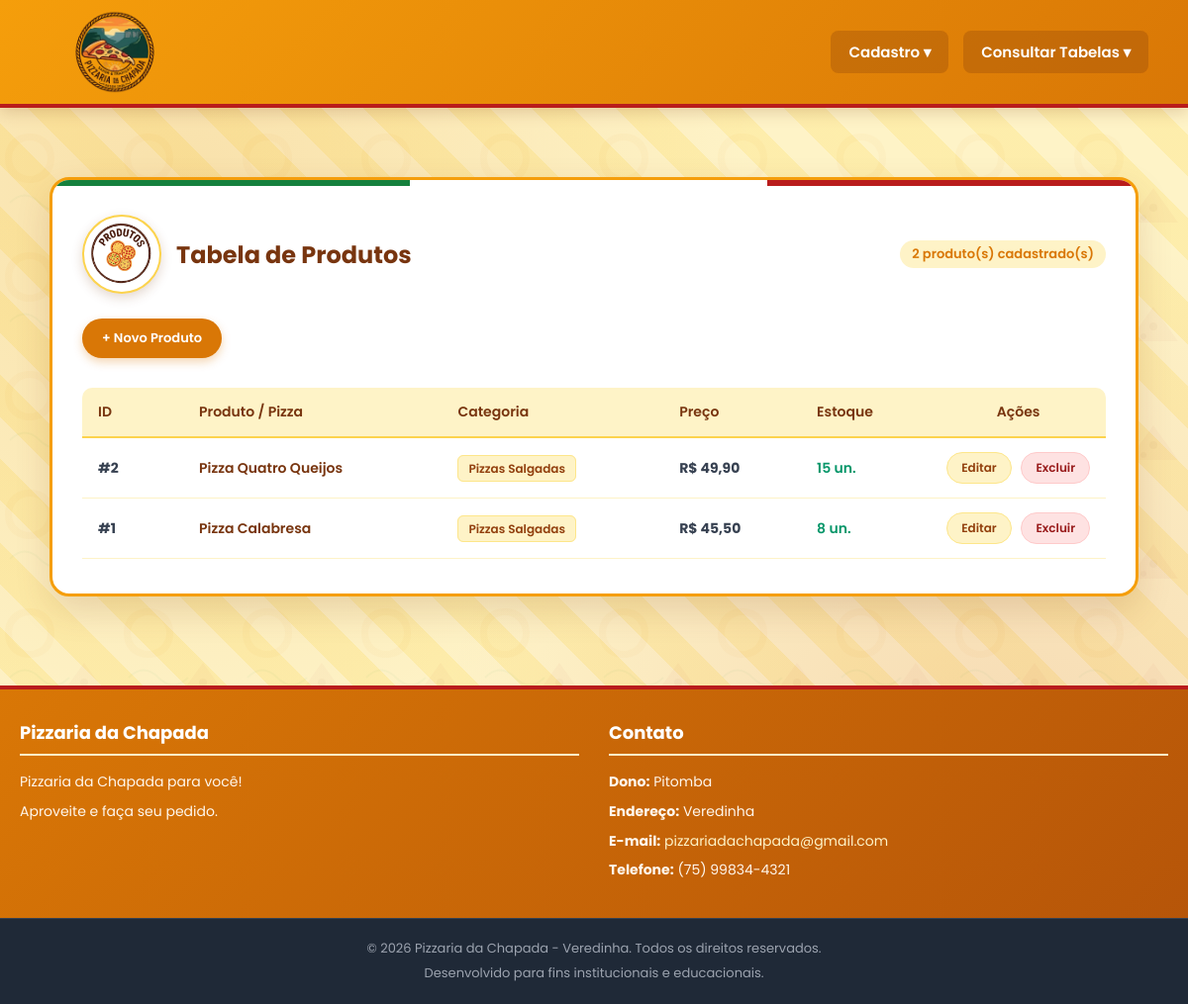
The app's page /consultar_produto.php, older data.
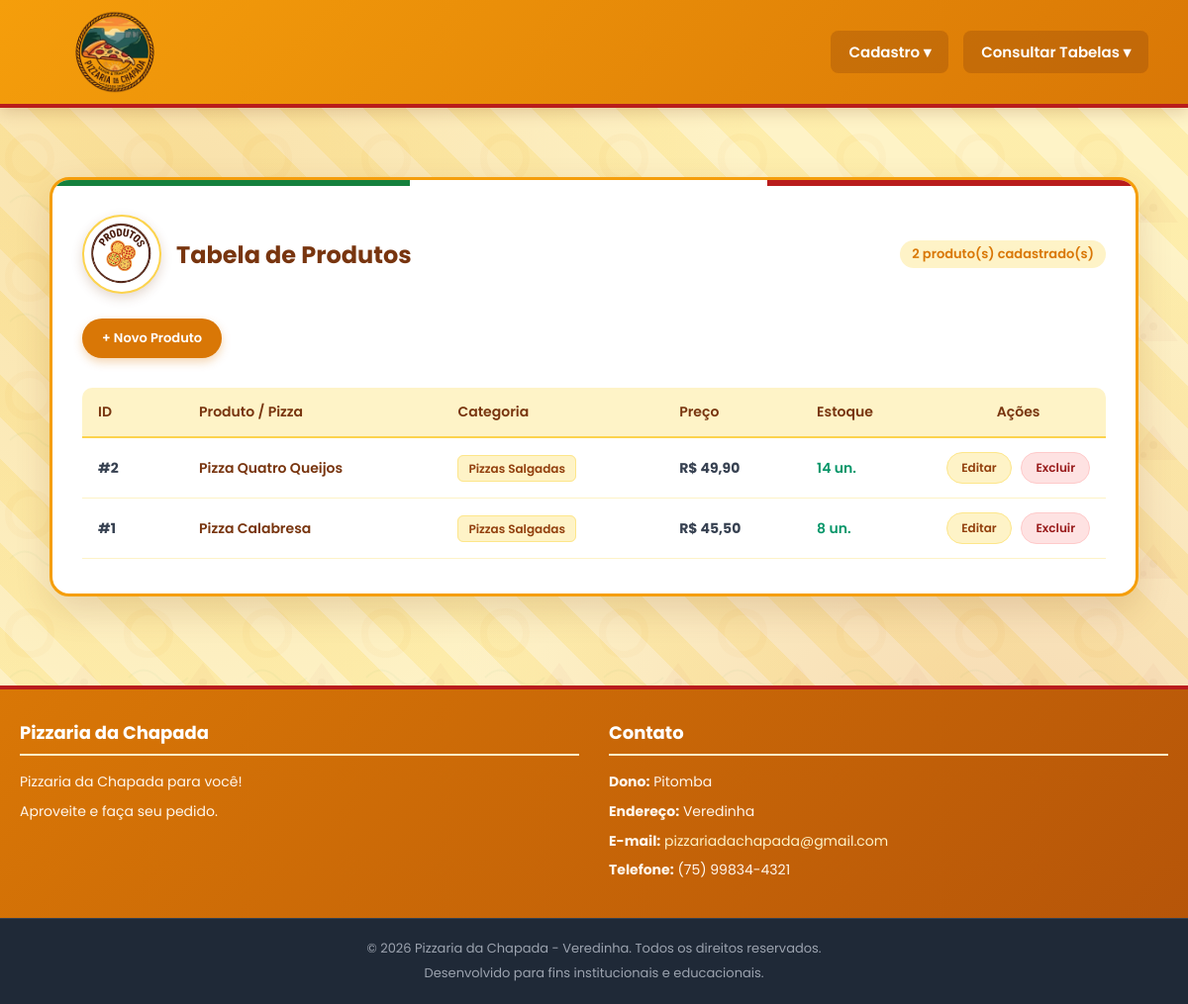
The same page, newer data.
### tables this page shows
CREATE TABLE IF NOT EXISTS produto (
    id INT PRIMARY KEY AUTO_INCREMENT,
    nome VARCHAR(150) NOT NULL,
    preco DECIMAL(10, 2) NOT NULL,
    estoque INT NOT NULL DEFAULT 0,
    id_categoria INT NOT NULL,
    FOREIGN KEY (id_categoria) REFERENCES categoria(id) ON UPDATE CASCADE
);

CREATE TABLE IF NOT EXISTS categoria (
    id INT PRIMARY KEY AUTO_INCREMENT,
    nome VARCHAR(100) NOT NULL,
    descricao TEXT
);

### consultar_produto.php (the view, shortened to what this page needs)
<?php
include "conexao.php";
$sql = "SELECT p.id, p.nome, p.preco, p.estoque, c.nome AS categoria_nome
        FROM produto p
        LEFT JOIN categoria c ON p.id_categoria = c.id
        ORDER BY p.id DESC";
$resultado = mysqli_query($conexao, $sql);
$total_prod = ($resultado) ? mysqli_num_rows($resultado) : 0;
?>
<!DOCTYPE html>
<html lang="pt-br">
<head>
    <link rel="stylesheet" href="style.css?v=7.0">
</head>
<body class="bg-pizzaria">
    <?php include 'Menu1.php'; ?>
    <div class="main-wrapper">
        <div class="table-card-container">
            <div class="table-header-flex" style="margin-bottom: 25px;">
                <div class="title-with-logo">
                    <img src="Produtos.png" alt="Logo Produtos" class="section-logo">
                    <h2>Tabela de Produtos</h2>
                </div>
                <span class="badge-count"><?= $total_prod ?> produto(s) cadastrado(s)</span>
            </div>
            <div class="table-actions-bar" style="margin-top: 15px; margin-bottom: 30px;">
                <a href="form_cad_produto.php" class="btn-dominos btn-primary">+ Novo Produto</a>
            </div>
            <div class="table-responsive">
                <table class="modern-table">
                    <thead>
                        <tr>
                            <th style="width: 70px;">ID</th>
                            <th>Produto / Pizza</th>
                            <th>Categoria</th>
                            <th>Preço</th>
                            <th>Estoque</th>
                            <th style="width: 120px; text-align: center;">Ações</th>
                        </tr>
                    </thead>
                    <tbody>
                        <?php if ($total_prod > 0): ?>
                            <?php while ($linha = mysqli_fetch_assoc($resultado)): ?>
                                <tr>
                                    <td><strong>#<?= $linha['id'] ?></strong></td>
                                    <td><span class="category-name"><?= htmlspecialchars($linha['nome']) ?></span></td>
                                    <td>
                                        <span style="background-color: #fef3c7; color: #92400e; padding: 4px 10px; border-radius: 6px; font-size: 12px; font-weight: 600; border: 1px solid #fde68a;">
                                            <?= htmlspecialchars($linha['categoria_nome'] ?: 'Sem categoria') ?>
                                        </span>
                                    </td>
                                    <td><strong>R$ <?= number_format($linha['preco'], 2, ',', '.') ?></strong></td>
                                    <td>
                                        <?php if ($linha['estoque'] > 0): ?>
                                            <span style="color: #059669; font-weight: 600;"><?= $linha['estoque'] ?> un.</span>
                                        <?php else: ?>
                                            <span style="color: #dc2626; font-weight: 600;">Esgotado</span>
                                        <?php endif; ?>
                                    </td>
                                    <td style="text-align: center; white-space: nowrap;">
                                        <a href="editar.php?tabela=produto&id=<?= $linha['id'] ?>" class="btn-action-edit">Editar</a>
                                        <a href="excluir.php?tabela=produto&id=<?= $linha['id'] ?>" class="btn-action-danger" onclick="return confirm('Deseja realmente excluir este produto?');">Excluir</a>
                                    </td>
                                </tr>
                            <?php endwhile; ?>
                        <?php endif; ?>
                    </tbody>
                </table>
            </div>
        </div>
    </div>
    <?php include 'rodape.php'; ?>
</body>
</html>

Row changes from the older to the newer data that the page shows:
changed produto "Pizza Quatro Queijos": estoque "15" → "14"
